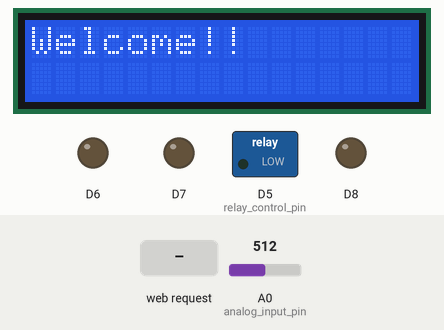
Bench run of a sketch on a simulated ESP8266 (NodeMCU). Shown: 16×2 character LCD, switched loads named in the sketch (green lamp = pin HIGH), output pins drawn as LEDs (lit = HIGH). The test bench sets the inputs (shaded band); at power-on: A0 (analog_input_pin) = 512. What the sketch prints to the serial monitor is not drawn.

Above: at 0.1 s.
4.3 s: HTTP request GET /relay?Display=1&relay1=1&relay2=1 received
At 5.2 s:
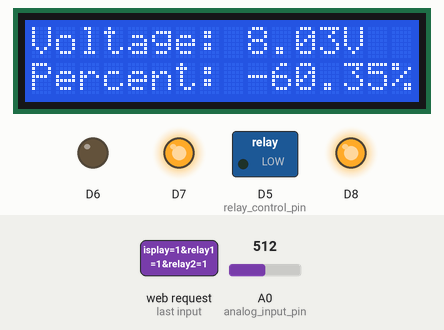
5.9 s: HTTP request GET /relay?relay1=1 received
At 6.6 s:
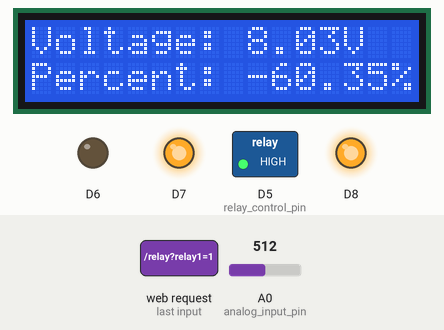
7.4 s: HTTP request GET /relay?Display=120&relay1=120&relay2=120 received
At 7.8 s:
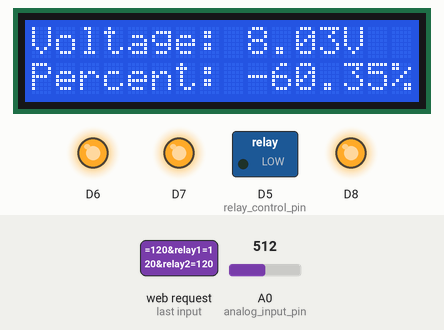
8.9 s: HTTP request GET /relay?relay1=0 received
At 10.1 s:
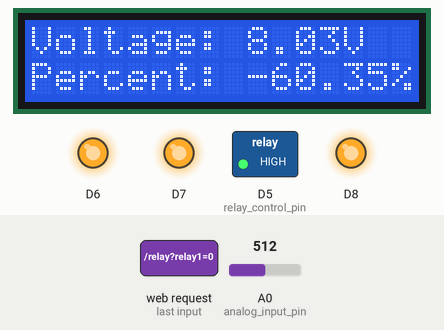
10.4 s: HTTP request GET /relay?relay1=120 received
At 11.3 s:
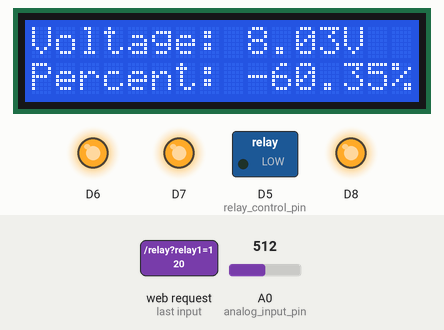
11.9 s: HTTP request GET /relay?relay2=1 received
At 18.7 s:
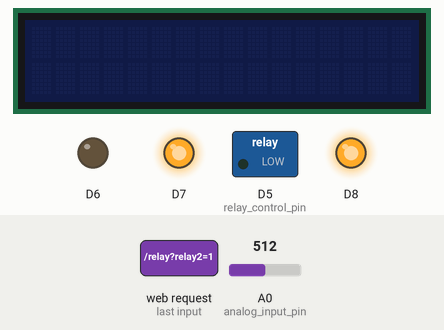
Timing chart, 0 to 19.0 s (numbered marks = the images above; inputs shaded):
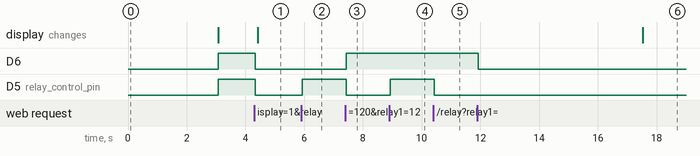

Measured:
- after the input at 4.3 s, D6, D5 (relay_control_pin): HIGH → LOW at once; the display: changes after 0.12 s (image 1)
- after the input at 5.9 s, D5 (relay_control_pin): LOW → HIGH at once
- after the input at 7.4 s, D6: LOW → HIGH at once; D5 (relay_control_pin): HIGH → LOW at once
- after the input at 8.9 s, D5 (relay_control_pin): LOW → HIGH at once
- after the input at 10.4 s, D5 (relay_control_pin): HIGH → LOW at once
- after the input at 11.9 s, D6: HIGH → LOW at once

The sketch:

BatteryMonitoringWEBPagesketch_apr19e.ino
```cpp
#include <ESP8266WiFi.h>
#include <ESPAsyncTCP.h>
#include <ESPAsyncWebServer.h>
#include <Wire.h>
#include <LiquidCrystal_I2C.h>

double percentage;
double voltage;

bool Display = false;

// Set the LCD address to 0x27 for a 16 chars and 2 line display
LiquidCrystal_I2C lcd(0x27, 16, 2);

int offsetValue = 20; // set the correction offset value

unsigned long buttonPressedTime = 0;
unsigned long previousMillis = 0;  // variable to store the previous time
const long interval = 10000;       // interval at which to blink (milliseconds)


// Replace with your network credentials
const char* ssid = "FuturisticIOX IoT";
const char* password = "12345678";

AsyncWebServer server(80);

void setup() {
  Serial.begin(115200);
  lcd.begin();
  lcd.backlight();
  lcd.print("Welcome!!");
  delay(3000);
  lcd.clear();
  lcd.noBacklight();

  pinMode(A0, INPUT); // analog input pin
  pinMode(D5, OUTPUT); // relay control pin
  pinMode(D6, OUTPUT);
  pinMode(D7, OUTPUT);
  pinMode(D8, OUTPUT);
  digitalWrite(D5, HIGH);
  digitalWrite(D6, HIGH);
  digitalWrite(D7, HIGH);
  digitalWrite(D8, HIGH);

  WiFi.softAP(ssid, password); // Set WiFi AP mode

  IPAddress IP = WiFi.softAPIP();
  Serial.print("AP IP address: ");
  Serial.println(IP);

  server.on("/", HTTP_GET, [](AsyncWebServerRequest * request) {
    int sensorValue = analogRead(A0); // read the analog input value
    voltage = map(sensorValue, 0, 1023, 0, 1565) + offsetValue; // map 0-1023 to 0-2500 and add correction offset
    voltage /= 100; // divide by 100 to get the decimal values
    percentage = ((voltage - 9.75) / (12.6 - 9.75)) * 100; // convert to percentage

    String html = "<html><head><style>";
    html += "body { font-size: 50px; text-align:center; }";
    html += "h1 { font-size: 36px; }";
    html += "p { font-size: 60px; }";
    html += "input[type='submit'] { font-size: 100px; padding: 40px; }";
    html += "</style></head><body>";
    html += "<h1>Battery Monitoring</h1>";
    html += "<p>Sensor Value: " + String(sensorValue) + "</p>";
    html += "<p>Battery Voltage: " + String(voltage) + "V</p>";
    html += "<p>Percentage: " + String(percentage) + "%</p>";
    html += "<h1>Control Buttons</h1>";
    html += "<form method='get' action='/relay'>";
    html += "<p><input type='submit' name='Display' value='Display'></p>";
    html += "<input type='submit' name='relay1' value='Relay 1'>";
    html += "<input type='submit' name='relay2' value='Relay 2'>";
    html += "<input type='submit' name='relay3' value='Relay 3'>";
    html += "<input type='submit' name='relay4' value='Relay 4'>";
    html += "</form>";
    html += "</body></html>";
    request->send(200, "text/html", html);


  });

  server.on("/relay", HTTP_GET, [](AsyncWebServerRequest * request) {
    if (request->hasParam("Display")) {
      Display = true;
    }
    if (request->hasParam("relay1")) {
      digitalWrite(D5, !digitalRead(D5)); // toggle relay state
    }
    if (request->hasParam("relay2")) {
      digitalWrite(D6, !digitalRead(D6));
    }
    if (request->hasParam("relay3")) {
      digitalWrite(D7, !digitalRead(D7));
    }
    if (request->hasParam("relay4")) {
      digitalWrite(D8, !digitalRead(D8));
    }
    request->redirect("/");
  });

  server.begin();
}

void loop() {
  if (Display) {
    int sensorValue = analogRead(A0); // read the analog input value
    voltage = map(sensorValue, 0, 1023, 0, 1565) + offsetValue; // map 0-1023 to 0-2500 and add correction offset
    voltage /= 100; // divide by 100 to get the decimal values
    percentage = ((voltage - 9.75) / (12.6 - 9.75)) * 100; // convert to percentage

    lcd.begin();
    lcd.backlight();
    lcd.setCursor(0, 0);
    lcd.print("Voltage: ");
    lcd.print(voltage);
    lcd.print("V");
    lcd.setCursor(0, 1);
    lcd.print("Percent: ");
    lcd.print(percentage);
    lcd.print("%");
    //      lcd.print("Volt: "+voltage+"V    ");
    //      lcd.print("percent: "+percentage+"%");
    previousMillis = millis();
    Display = false;

  }

  // check if it's time to turn off the LED
  unsigned long currentMillis = millis();
  if (Display == false && currentMillis - previousMillis >= interval) {
    lcd.clear();
    lcd.noBacklight();
  }

}
```
